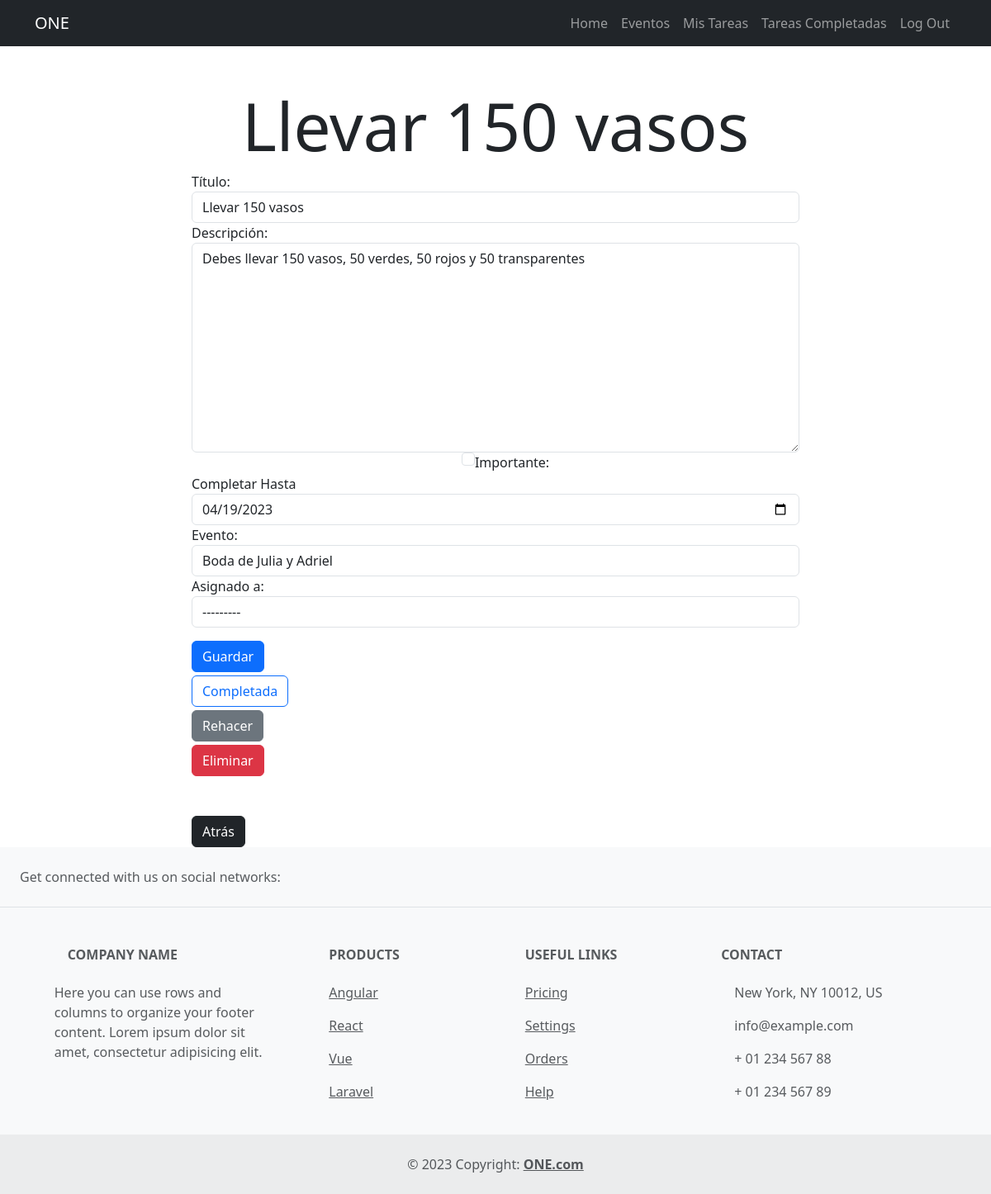
/tasks/6/ (signed in), run on the app's committed database.
### tasks/models.py (models this page shows, shortened)
class Task(models.Model):
    title = models.CharField(max_length=80)
    descripcion = models.TextField(blank=True)
    fechaCreacion = models.DateTimeField(auto_now_add=True)
    fechaLim= models.DateTimeField(null = True, blank = True)
    fechaTer= models.DateTimeField(null = True, blank = True)
    importante = models.BooleanField(default=False)
    user = models.ForeignKey(User, on_delete=models.CASCADE)
    evento = models.ForeignKey(Evento, blank=True , on_delete=models.CASCADE)
    asignado_a = models.ForeignKey(User, null=True, blank=True, related_name='tasks_assigned', on_delete=models.SET_NULL)

### tasks/views.py (the view)
# urls.py: path('tasks/<int:task_id>/', task_detail, name = 'task_detail'),
@login_required
def task_detail(request, task_id):
    task = get_object_or_404(Task, pk=task_id)
    if task.asignado_a == request.user:
        editable = False
    else:
        editable = True
    if request.method == 'POST':
        form = TaskForm(request.POST, instance=task, user=request.user)
        if form.is_valid():
            form.save()
            messages.success(request, 'Tarea actualizada correctamente.')
            return redirect('task_detail', task_id=task_id )
    else:
        form = TaskForm(instance=task, user=request.user)
    return render(request, 'task_detail.html', {'task': task, 'form': form, 'editable': editable})

### event/models.py (called while the page is built)
    def __str__(self):
        return self.nombre

### tasks/templates/task_detail.html (shortened to what this page needs)
{% extends 'base.html' %}
{% block content%}
<main class="container">
    <div class="row">
        <div class="col-md-8 offset-md-2">
            <h1 class="display-1 text-center mt-5">{{task.title}}</h1>
            <form method="post"{% if not editable %} disabled{% endif %}>
                <div class="form-group">
                    {{ form.title.label_tag }}
                    {{ form.title }}
                </div>
                <div class="form-group">
                    {{ form.descripcion.label_tag }}
                    {{ form.descripcion }}
                </div>
                <div class="d-flex justify-content-center">
                    <div class="form-check">
                        {{ form.importante }}
                        {{ form.importante.label_tag }}
                    </div>
                </div>
                <div class="form-group">
                    <label for="{{ form.fechaLim.id_for_label }}">Completar Hasta</label>
                    {{ form.fechaLim }}
                </div>
                <div class="form-group">
                    {{ form.evento.label_tag }}
                    {{ form.evento }}
                </div>
                <div class="form-group">
                    {{ form.asignado_a.label_tag }}
                    {{ form.asignado_a }}
                </div>
                {% if editable %}
                <button class="btn btn-primary mt-3">Guardar</button>
                {% endif %}
            </form>
            {% if editable %}
            <form action="{% url 'complete_task' task.id %}"  method="post">
                <button class="btn btn-outline-primary mt-1">Completada</button>
            </form>
            {% else %}
            <form action="{% url 'complete_task_assigned' task.id %}"  method="post">
                {% csrf_token %}
                <button class="btn btn-outline-primary mt-1">Completada</button>
            </form>
            {% endif %}
            {% if not task.fechaLim is none %}
                <form action="{% url 'rehacer_task' task.id %}"  method="post">
                    <button class="btn btn-secondary mt-1">Rehacer</button>
                </form>
            {% endif %}
            {% if editable %}
            <form action="{% url 'delete_task' task.id %}"  method="post">
                <button class="btn btn-danger mt-1 mb-5">Eliminar</button>
            </form>
            {% endif %}
            <form action="{% url 'tasks' %}"  method="POST" class="">
                <button class="btn btn-dark">Atrás</button>
            </form>
        </div>
    </div>
</main>
{% endblock %}

### data on the page
Task: title "Llevar 150 vasos", descripcion "Debes llevar 150 vasos, 50 verdes, 50 rojos y 50 transparentes", fechaLim "04/19/2023", evento "Boda de Julia y Adriel", asignado_a "---------"
